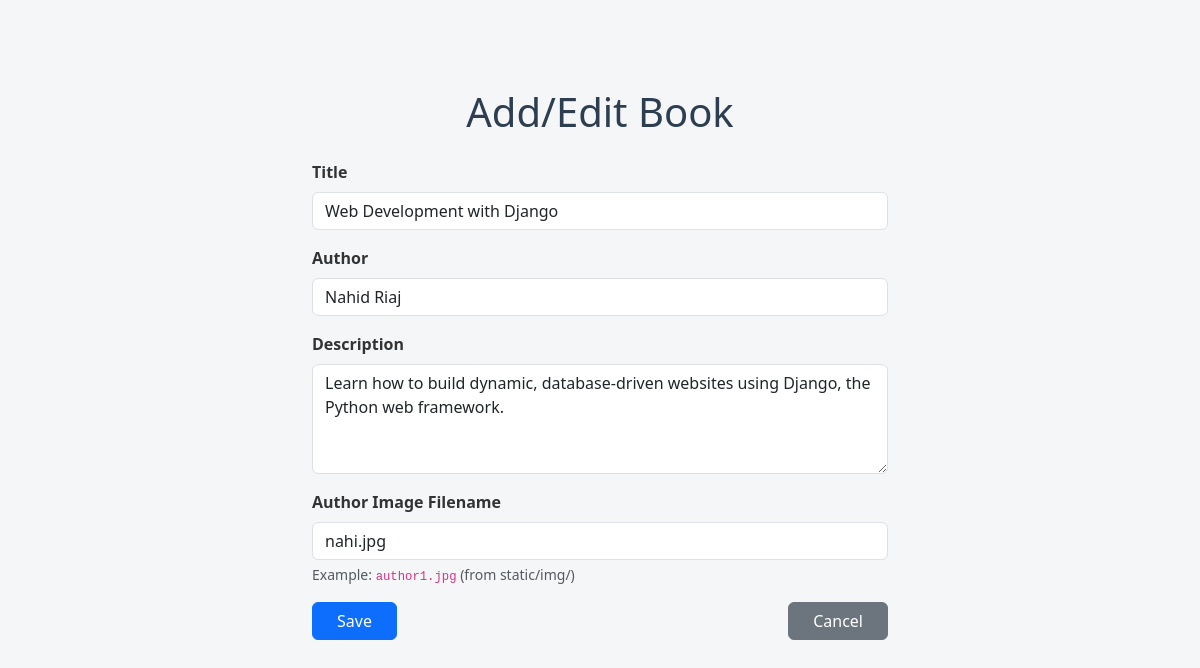
Page /edit/2/ on the committed database.
### books/models.py (models this page shows, shortened)
class Book(models.Model):
    title = models.CharField(max_length=200)
    author = models.CharField(max_length=100)
    description = models.TextField()
    author_image = models.CharField(max_length=100, blank=True)  # store image filename, e.g. 'author1.jpg'

### books/views.py (the view)
# urls.py: path('edit/<int:id>/', views.book_update, name='book_update'),
def book_update(request, id):
    book = get_object_or_404(Book, pk=id)
    if request.method == 'POST':
        form = BookForm(request.POST, instance=book)
        if form.is_valid():
            form.save()
            return redirect('book_list')
    else:
        form = BookForm(instance=book)
    return render(request, 'books/book_form.html', {'form': form})

### books/forms.py
class BookForm(forms.ModelForm):
    class Meta:
        model = Book
        fields = ['title', 'author', 'description', 'author_image']
        widgets = {
            'title': forms.TextInput(attrs={'class': 'form-control'}),
            'author': forms.TextInput(attrs={'class': 'form-control'}),
            'description': forms.Textarea(attrs={'class': 'form-control', 'rows': 4}),
            'author_image': forms.TextInput(attrs={'class': 'form-control'}),
        }

### templates/books/book_form.html (shortened to what this page needs)
{% load static %}
<!DOCTYPE html>
<html lang="en">
<head>
    <link href="https://cdn.jsdelivr.net/npm/bootstrap@5.3.0/dist/css/bootstrap.min.css" rel="stylesheet" />
    <link rel="stylesheet" href="{% static 'css/style.css' %}">
</head>
<body>
    <main class="container py-5" style="max-width: 600px;">
        <h1 class="mb-4 text-center">Add/Edit Book</h1>
        <form method="POST" enctype="multipart/form-data" novalidate>
            <div class="mb-3">
                <label for="id_title" class="form-label fw-semibold">Title</label>
                {{ form.title }}
            </div>
            <div class="mb-3">
                <label for="id_author" class="form-label fw-semibold">Author</label>
                {{ form.author }}
            </div>
            <div class="mb-3">
                <label for="id_description" class="form-label fw-semibold">Description</label>
                {{ form.description }}
            </div>
            <div class="mb-3">
                <label for="id_author_image" class="form-label fw-semibold">Author Image Filename</label>
                {{ form.author_image }}
                <div class="form-text">Example: <code>author1.jpg</code> (from static/img/)</div>
            </div>
            <div class="d-flex justify-content-between">
                <button type="submit" class="btn btn-primary px-4">Save</button>
                <a href="{% url 'book_list' %}" class="btn btn-secondary px-4">Cancel</a>
            </div>
        </form>
    </main>
</body>
</html>

### static/css/style.css (style rules this page uses)
body { font-family: 'Segoe UI', Tahoma, Geneva, Verdana, sans-serif; background-color: #f4f6f8; margin: 40px auto; max-width: 800px; padding: 0 20px; color: #333; }
h1 { color: #2c3e50; text-align: center; margin-bottom: 30px; }

### rows in the picture
Book: title "Web Development with Django", author "Nahid Riaj", description "Learn how to build dynamic, database-driven websites using Django, the Python web framework.", author_image "nahi.jpg"
